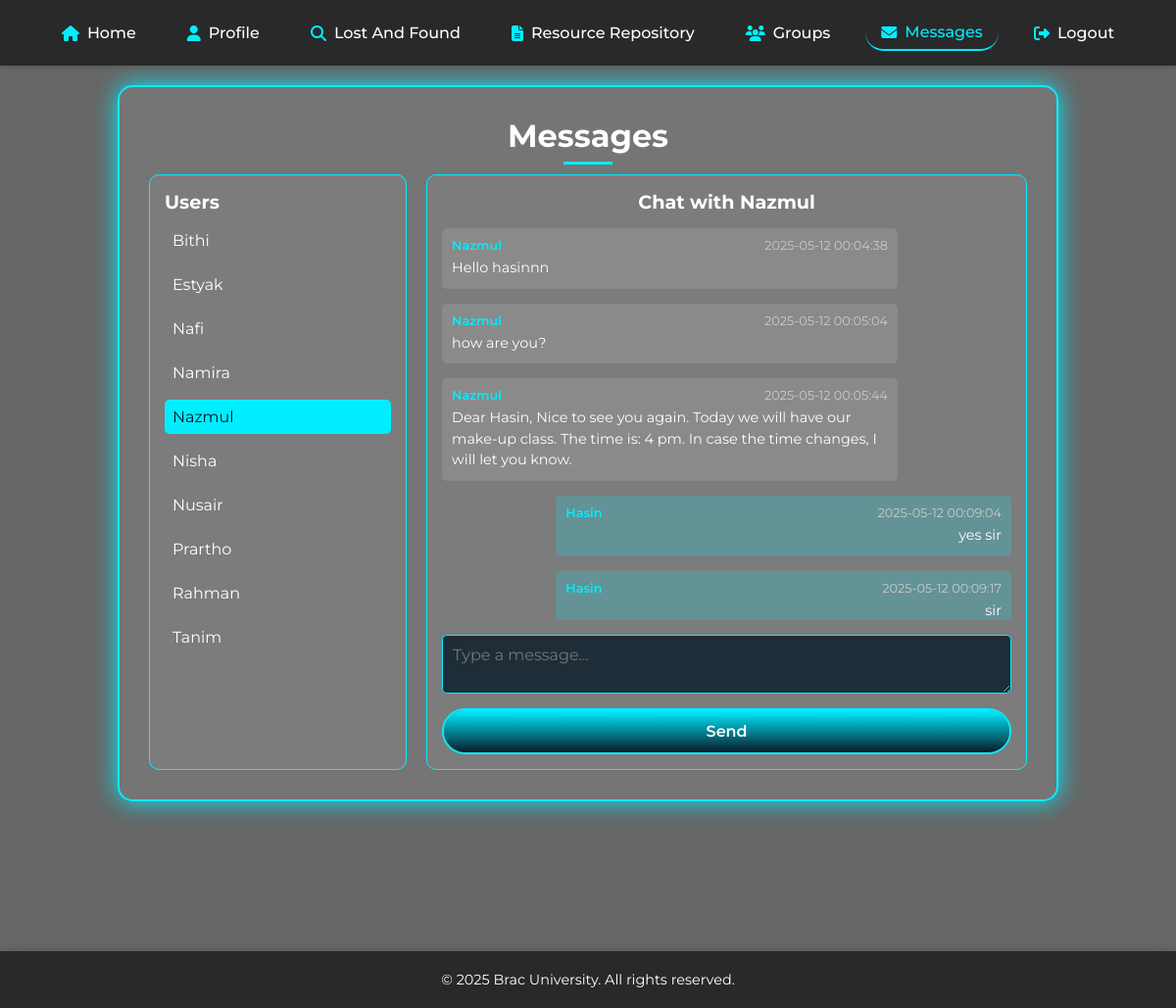
The app's page /messaging/messages.php?user_id=29 (signed in) with its own data.
### tables this page shows
CREATE TABLE `user` (
  `user_id` int(11) NOT NULL AUTO_INCREMENT,
  `username` varchar(50) NOT NULL,
  `email` varchar(100) NOT NULL,
  `password` varchar(255) NOT NULL,
  `status` varchar(50) NOT NULL DEFAULT 'Offline',
  `id_no` int(11) DEFAULT NULL,
  PRIMARY KEY (`user_id`),
  UNIQUE KEY `email` (`email`),
  UNIQUE KEY `id_no` (`id_no`)
);

CREATE TABLE `message` (
  `message_id` int(11) NOT NULL AUTO_INCREMENT,
  `sender_id` int(11) NOT NULL,
  `recever_id` int(11) NOT NULL,
  `content` text NOT NULL,
  `timestamp` datetime NOT NULL,
  PRIMARY KEY (`message_id`),
  KEY `sender user` (`sender_id`),
  KEY `receiver user` (`recever_id`),
  CONSTRAINT `receiver user` FOREIGN KEY (`recever_id`) REFERENCES `user` (`user_id`),
  CONSTRAINT `sender user` FOREIGN KEY (`sender_id`) REFERENCES `user` (`user_id`)
);

### messaging/messages.php (the view, shortened to what this page needs)
<?php
require_once '../connect.php';
$user_id = $_SESSION['user_id'];
$users_query = "SELECT user_id, username FROM user WHERE user_id != $user_id ORDER BY username";
$users_result = mysqli_query($conn, $users_query);
$selected_user_id = isset($_GET['user_id']) ? intval($_GET['user_id']) : 0;
$selected_username = '';
$messages = [];
if ($selected_user_id !== 0) {
    $user_check_query = "SELECT username FROM user WHERE user_id = $selected_user_id";
    $user_check_result = mysqli_query($conn, $user_check_query);
    if (mysqli_num_rows($user_check_result) > 0) {
        $selected_username = mysqli_fetch_assoc($user_check_result)['username'];
        $messages_query = "
            SELECT m.content, m.timestamp, m.sender_id, u.username
            FROM message m
            JOIN user u ON m.sender_id = u.user_id
            WHERE (m.sender_id = $user_id AND m.recever_id = $selected_user_id)
               OR (m.sender_id = $selected_user_id AND m.recever_id = $user_id)
            ORDER BY m.timestamp ASC";
        $messages_result = mysqli_query($conn, $messages_query);
        while ($row = mysqli_fetch_assoc($messages_result)) {
            $messages[] = $row;
        }
    } else {
        $selected_user_id = 0;
    }
}
?>
<!DOCTYPE html>
<html lang="en">
<head>
    <link rel="stylesheet" href="style.css">
</head>
<body>
    <div class="bg-overlay"></div>
    <main>
        <nav>
            <a href="../index.php">Home</a>
            <a href="../Profile_dashboard/profile.php">Profile</a>
            <a href="../lost_and_found/lost_and_foundpage.php">Lost And Found</a>
            <a href="../Resource_Repository/resourcepage.php">Resource Repository</a>
            <a href="group_select.php">Groups</a>
            <a href="messages.php" class="active">Messages</a>
            <a href="../logout.php">Logout</a>
        </nav>
        <div class="container messaging-section">
            <h1>Messages</h1>
            <div class="messaging-container">
                <div class="sidebar">
                    <h2>Users</h2>
                    <ul class="user-list">
                        <?php while ($user = mysqli_fetch_assoc($users_result)): ?>
                            <li class="<?= $selected_user_id == $user['user_id'] ? 'active' : '' ?>">
                                <a href="messages.php?user_id=<?= ($user['user_id']) ?>">
                                    <?= ($user['username']) ?>
                                </a>
                            </li>
                        <?php endwhile; ?>
                    </ul>
                </div>
                <div class="chat-area">
                    <?php if ($selected_user_id > 0): ?>
                        <h2>Chat with <?= ($selected_username) ?></h2>
                        <div class="messages">
                            <?php if (empty($messages)): ?>
                                <p class="no-messages">No messages yet.</p>
                            <?php else: ?>
                                <?php foreach ($messages as $message): ?>
                                    <div class="message <?= $message['sender_id'] == $user_id ? 'sent' : 'received' ?>">
                                        <div class="message-header">
                                            <span class="username"><?= ($message['username']) ?></span>
                                            <span class="timestamp"><?= ($message['timestamp']) ?></span>
                                        </div>
                                        <p><?= ($message['content']) ?></p>
                                    </div>
                                <?php endforeach; ?>
                            <?php endif; ?>
                        </div>
                        <form action="" method="POST" class="report-form message-form">
                            <textarea name="message_content" placeholder="Type a message..." required></textarea>
                            <button type="submit" class="btn">Send</button>
                        </form>
                    <?php else: ?>
                        <p class="no-selection">Select a user to start chatting.</p>
                    <?php endif; ?>
                </div>
            </div>
        </div>
    </main>
    <footer class="site-footer">
        © 2025 Brac University. All rights reserved.
    </footer>
</body>
</html>

### records on screen
user: username "Bithi"
user: username "Estyak"
user: username "Nafi"
user: username "Namira"
user: username "Nazmul"
user: username "Nisha"
user: username "Nusair"
user: username "Prartho"
user: username "Rahman"
user: username "Tanim"
message: sender.username "Nazmul", timestamp "2025-05-12 00:04:38", content "Hello hasinnn"
message: sender.username "Nazmul", timestamp "2025-05-12 00:05:04", content "how are you?"
message: sender.username "Nazmul", timestamp "2025-05-12 00:05:44", content "Dear Hasin, Nice to see you again. Today we will have our make-up class. The time is: 4 pm. In case the time changes, I will let you know."
message: sender.username "Hasin", timestamp "2025-05-12 00:09:04", content "yes sir"
message: sender.username "Hasin", timestamp "2025-05-12 00:09:17", content "sir"
